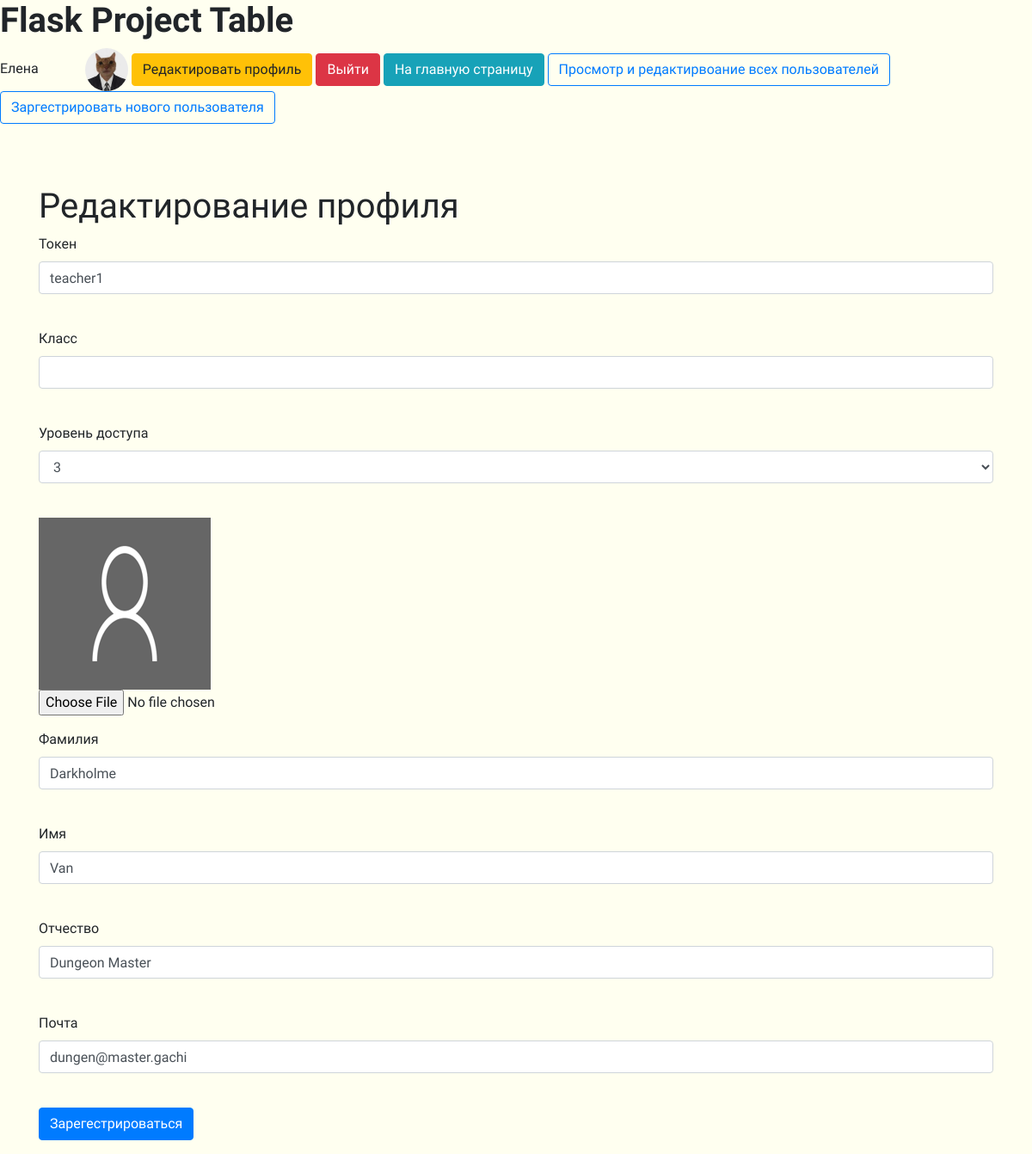
Page /user_edit/4 (signed in) on the committed database.
### tables this page shows
CREATE TABLE "users"
(
	id INTEGER not null
		primary key,
	name VARCHAR,
	surname VARCHAR,
	patronymic VARCHAR,
	grade VARCHAR,
	email VARCHAR,
	hashed_password VARCHAR,
	modified_date DATETIME,
	access_level INTEGER,
	token VARCHAR
		unique,
	image VARCHAR default 'static/img/default.png'
);

### app.py (the view, shortened to what this page needs)
@app.route('/user_edit/<int:id>', methods=['GET', 'POST'])
@login_required
def user_edit(id):
    form = RegisterForm()
    level = 0
    if request.method == "GET":
        db_sess = db_session.create_session()
        if current_user.id == 1:
            user = db_sess.query(User).filter(User.id == id).first()
            form.access_level.choices = [(3, 3), (2, 2), (1, 1)]
            form.access_level.data = user.access_level
            level = 1 if user.id != 1 else 0
            form.password.validators = []
            form.password_again.validators = []
        else:
            user = db_sess.query(User).filter(User.id == current_user.id).first()
            form.access_level.choices = [user.access_level]
            level = 0
        if user:
            form.name.data = user.name
            form.surname.data = user.surname
            form.patronymic.data = user.patronymic
            form.grade.data = user.grade
            form.email.data = user.email
            form.token.data = user.token
        else:
            abort(404)
        image_path = user.image
    return render_template('register.html', title='Редактирование профиля', form=form,
                           level=level,
                           image_path=image_path)

### forms/register.py
class RegisterForm(FlaskForm):
    token = StringField('Токен', validators=[DataRequired()])
    grade = StringField('Класс')
    access_level = SelectField('Уровень доступа', choices=[(3, 3), (2, 2), (1, 1)])
    surname = StringField('Фамилия')
    name = StringField('Имя')
    patronymic = StringField('Отчество')
    email = EmailField('Почта', validators=[DataRequired()])
    password = PasswordField('Пароль', validators=[DataRequired()])
    password_again = PasswordField('Повторите пароль', validators=[DataRequired()])
    submit = SubmitField('Зарегестрироваться')

### app.py (called while the page is built)
@login_manager.user_loader
def load_user(user_id):
    db_sess = db_session.create_session()
    return db_sess.query(User).get(user_id)

### data/sqlalchemy/db_session.py (called while the page is built)
def create_session() -> Session:
    global __factory
    return __factory()

### templates/register.html (shortened to what this page needs)
{% extends "base.html" %}
{% block content %}
    <h1>{{ title }}</h1>
    <form action="" enctype=multipart/form-data method="post">
        <p>
            {{ form.token.label }}
            {% if level == 1 %}
                <br>{{ form.token(class="form-control", type="token") }}<br>
            {% else %}
                <br>{{ form.token(class="form-control", type="token", readonly="readonly") }}<br>
            {% endif %}
        <p>
            {{ form.grade.label }}
            {% if level == 1 %}
                <br>{{ form.grade(class="form-control", type="grade") }}<br>
            {% else %}
                <br>{{ form.grade(class="form-control", type="grade", readonly="readonly") }}<br>
            {% endif %}
        <p>
            {{ form.access_level.label }}<br>
            {{ form.access_level(class="form-control", type="access_level") }}<br>
        <p>
            <img src="{{ image_path }}" alt="А где">
            <input type=file class="form-control-file"
                   accept="image/png, image/jpg, image/jpeg" name=file value=Upload>
        <p>
            {{ form.surname.label }}<br>
            {{ form.surname(class="form-control", type="surname") }}<br>
        <p>
            {{ form.name.label }}<br>
            {{ form.name(class="form-control", type="name") }}<br>
        <p>
            {{ form.patronymic.label }}<br>
            {{ form.patronymic(class="form-control", type="patronymic") }}<br>
        <p>
            {{ form.email.label }}<br>
            {{ form.email(class="form-control", type="email") }}<br>
        <p>{{ form.submit(type="submit", class="btn btn-primary") }}</p>
    </form>
{% endblock %}

### templates/base.html (shortened to what this page needs)
<!DOCTYPE html>
<html lang="en">
<head>
    <link rel="stylesheet"
          href="https://stackpath.bootstrapcdn.com/bootstrap/4.4.1/css/bootstrap.min.css"
>
    <link rel="stylesheet" type="text/css"
          href="{{ url_for('static', filename='css/style.css') }}"/>
</head>
<body>
<h1 class="textFont SuperBold">Flask Project Table</h1>
<nav>
    {% if current_user.is_authenticated %}
        <div class="textFont">{{ current_user.name }}
            <img class="userImg" style="margin-left: 50px;" src="{{ current_user.image }}"
                 alt="А где" width=50 height=50>
            <a class="btn btn-warning" href="/user_edit/{{ current_user.id }}">Редактировать
                профиль</a>
            <a class="btn btn-danger" href="/logout">Выйти</a>
            <a class="btn btn-info" href="/">На главную страницу
            </a>
            {% if current_user.access_level == 3 %}
                <a class="btn btn-outline-primary" href="/users">Просмотр и редактирвоание всех
                    пользователей
                </a>
                <a class="btn btn-outline-primary" href="/register">Заргестрировать нового
                    пользователя
                </a>
                </div>
            {% endif %}
        <br>
        <br>
        <br>
    {% else %}
        <p>
            <a class="btn btn-success" href="/token">Войти</a>
        </p>
    {% endif %}
</nav>
<main role="main" class="container">
    {% block content %}{% endblock %}
</main>
</body>
</html>

### static/css/style.css (style rules this page uses)
body { background-color: #fffff0; }
.userImg { border-radius: 50%; }
* { font-family: 'Comfortaa', cursive; }
.textFont { font-family: 'Comfortaa', cursive; }
.textFont.SuperBold { font-weight: 900; }
.btn { font-family: 'Comfortaa', cursive; }

### rows in the picture
users: name "Елена"
users: token "teacher1", access_level "3", image (placeholder picture), surname "Darkholme", name "Van", patronymic "Dungeon Master", email "dungen@master.gachi"

### other values in the picture
{{ title }} "Редактирование профиля"
